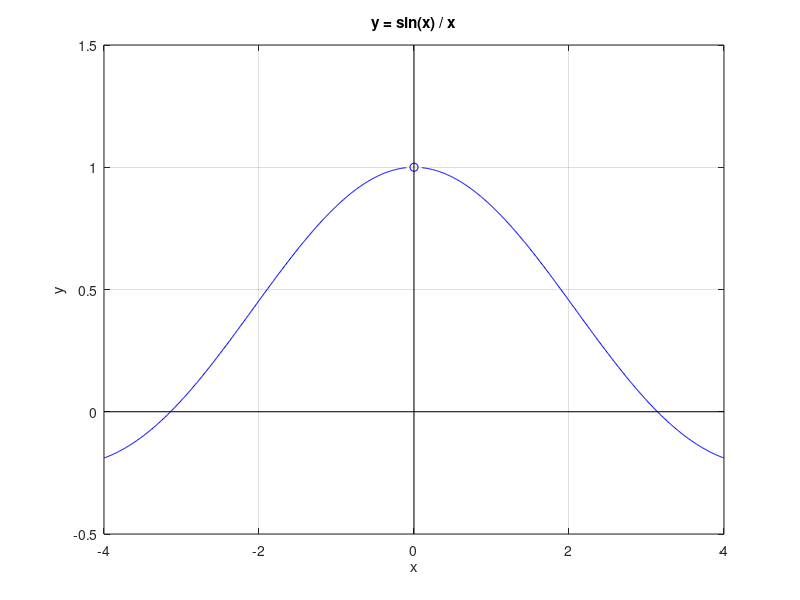

Write MATLAB code to recreate this figure.
close all;

% Graph of  y = sin(x) / x
x=-4:0.01:-0.1;
y = sin(x)./x;
plot(x,y,'b')
hold on
grid on

x=0.1:0.01:4;
y = sin(x)./x;
plot(x,y,'b')

% Plot the point of discontinuity
plot(0,1,'ob')

% The x axis
x=-4:8:4;
y=0*x;
plot(x,y,'k')

% The y axis
y=-0.5:2:1.5;
x=0*y;
plot(x,y,'k')

% The title and the labels
xlabel('x')
ylabel('y')
title('y = sin(x) / x')
